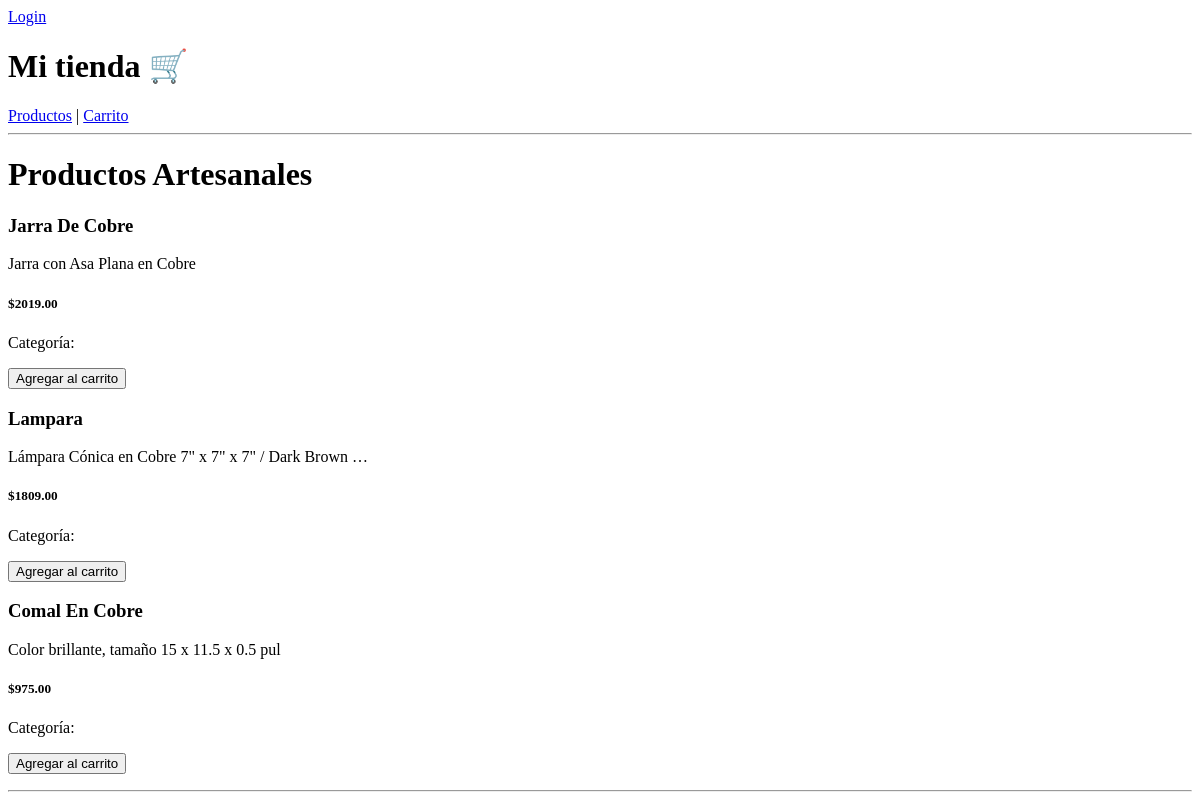
/products/, run on an earlier commit of the app's database.
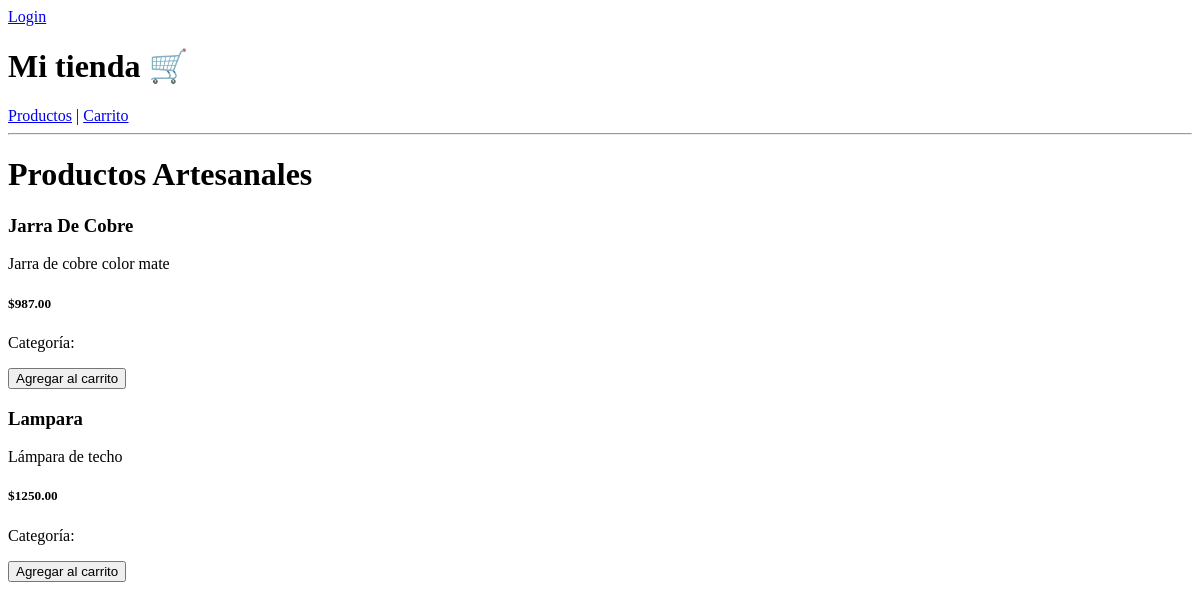
And on a later commit of the database.
### product/models.py (models this page shows, shortened)
class Product(models.Model):
    name = models.CharField(max_length=100)
    description = models.TextField()
    price = models.DecimalField(max_digits=10, decimal_places=2)

### product/views.py (the view)
# urls.py: path('', ProductListView.as_view(), name='product_list'),
class ProductListView(ListView):
    model = Product
    template_name = 'product/list.html'
    context_object_name = 'products'
    permission_classes = [AllowAny]

### product/templates/product/list.html (shortened to what this page needs)
{% extends 'base.html' %}
{% block content %}
<h1 class="mb-4">
    Productos Artesanales
</h1>
<div class="row">
{% for product in products %}
    <div class="col-md-4">
        {% include 'product/product_card.html' with category="Artesanías Mexicanas" %}
    </div>
    {% if forloop.counter|divisibleby:3 %}
        <div class="col-12">
            <hr>
        </div>
    {% endif %}
{% empty %}
    <p>
        No hay productos disponibles
    </p>
{% endfor %}
</div>
{% endblock %}

### templates/base.html (shortened to what this page needs)
{% if user.is_authenticated %}
    Bienvenido {{ user.username }} |
    <a href="/accounts/logout/">Cerrar sesión</a>
{% else %}
    <a href="/accounts/login/">Login</a>
{% endif %}
<!DOCTYPE html>
<html>
<head>
</head>
<body>
    <h1>Mi tienda 🛒</h1>
    <nav>
        <a href="/products/">Productos</a> |
        <a href="/cart/">Carrito</a>
    </nav>
    <hr>
    {% block content %}
    {% endblock %}
</body>
</html>

### product/templates/product/product_card.html (shortened to what this page needs)
<div class="card shadow mb-4">
    <div class="card-body">
        <h3>
            {{ product.name|title }}
        </h3>
        <p>
            {{ product.description|truncatewords:12 }}
        </p>
        <h5>
            ${{ product.price }}
        </h5>
        <p>
            Categoría:
        </p>
        <form
            method="POST"
            action="/cart/add/{{ product.id }}/">
            <button
                type="submit"
                class="btn btn-primary">
                Agregar al carrito
            </button>
        </form>
    </div>
</div>

What changed in the data, as far as the page shows it:
removed Product: name "Comal En Cobre", description "Color brillante, tamaño 15 x 11.5 x 0.5 pul", price "975.00"
changed Product "Jarra De Cobre": description "Jarra con Asa Plana en Cobre" → "Jarra de cobre color mate"; price "2019.00" → "987.00"
changed Product "Lampara": description "Lámpara Cónica en Cobre 7\" x 7\" x 7\" / Dark Brown …" → "Lámpara de techo"; price "1809.00" → "1250.00"
